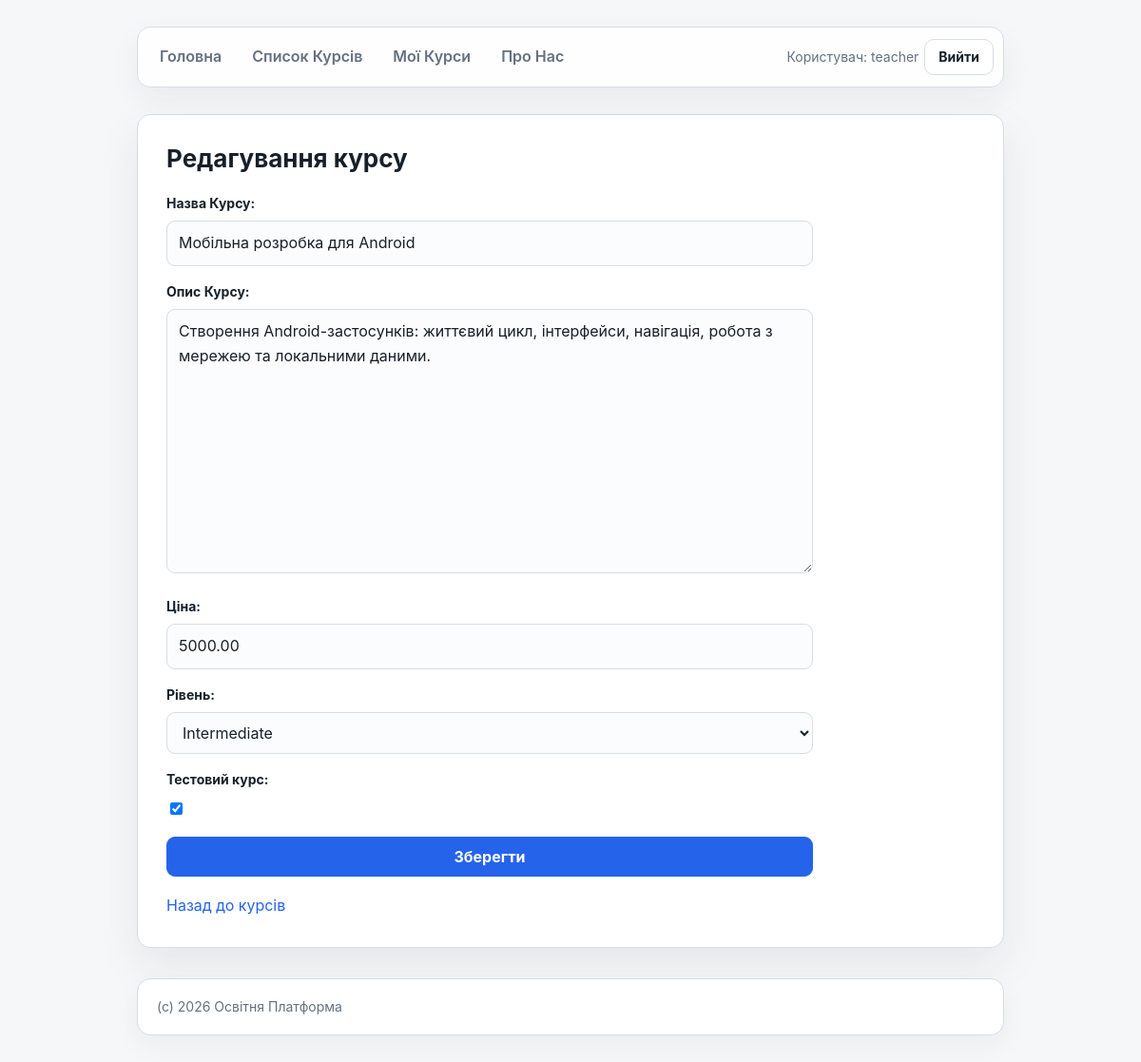
/teacher/courses/22/edit/ (signed in), run on an earlier commit of the app's database.
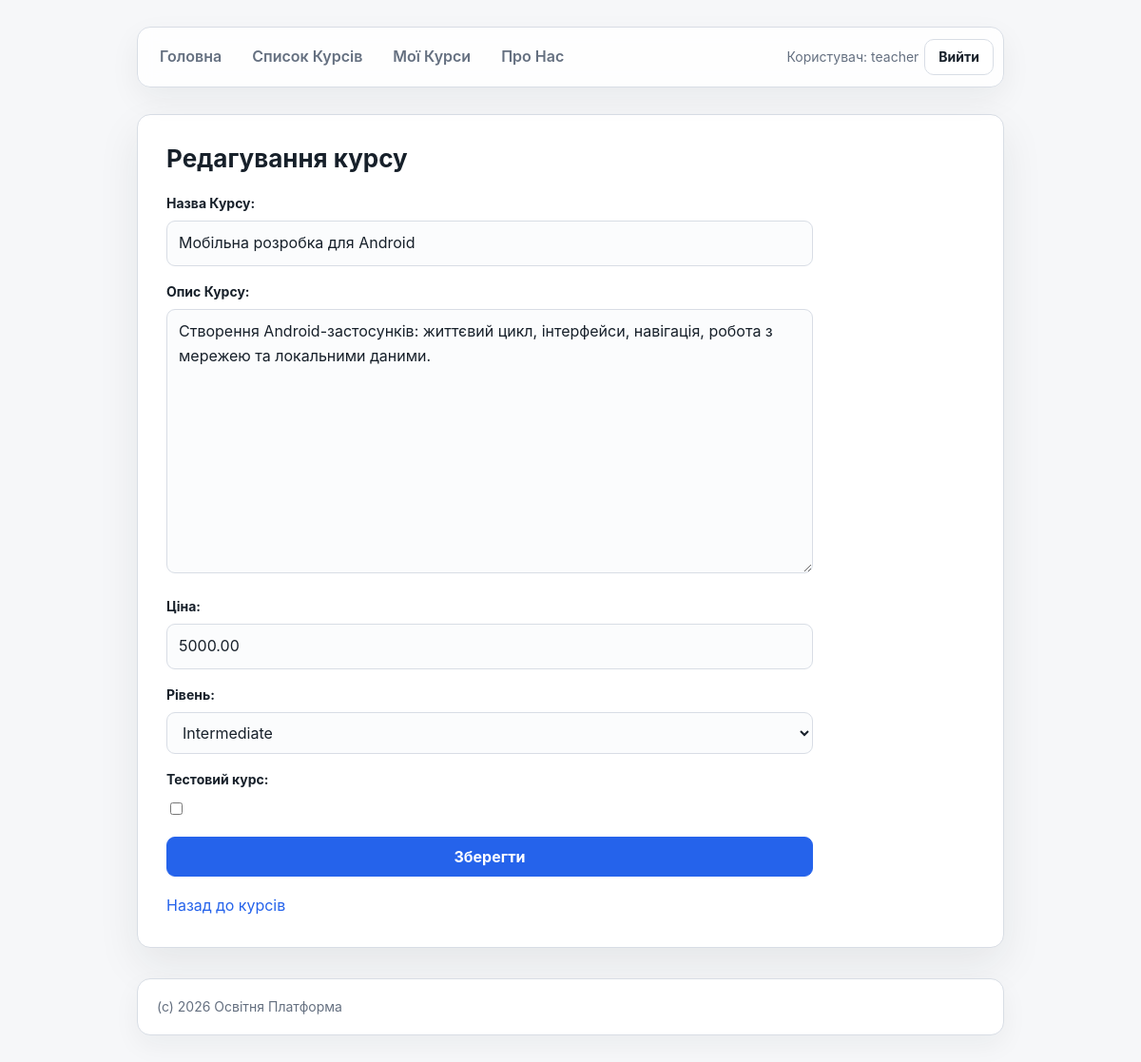
And on a later commit of the database.
### courses/models/course.py (models this page shows, shortened)
class Course(models.Model):
    LEVELS = [
        ('beginner', 'Beginner'),
        ('intermediate', 'Intermediate'),
        ('advanced', 'Advanced'),
    ]
    name = models.CharField(max_length=200)
    description = models.TextField()
    teacher = models.ForeignKey(settings.AUTH_USER_MODEL, on_delete=models.SET_NULL, null=True, blank=True)
    level = models.CharField(max_length=32, choices=LEVELS, default='beginner')
    price = models.DecimalField(decimal_places=2, max_digits=6, default=5000.0)
    is_test = models.BooleanField(default=False)
    created_at = models.DateTimeField(auto_now_add=True)
    updated_at = models.DateTimeField(auto_now=True)

### courses/views.py (the view)
# urls.py: path('teacher/courses/<int:course_id>/edit/', course_update, name='course_update'),
@login_required
@user_passes_test(is_teacher)
def course_update(request, course_id):
    course = get_object_or_404(Course, id=course_id, teacher=request.user)
    if request.method == 'POST':
        form = CourseForm(request.POST, instance=course)
        if form.is_valid():
            form.save()
            messages.success(request, 'Курс було успішно оновлено!')
            return redirect('teacher_dashboard')
    else:
        form = CourseForm(instance=course)
    return render(request, 'courses/course_form.html', {'form': form, 'course': course})

### courses/forms/course.py
class CourseForm(forms.ModelForm):
    class Meta:
        model = Course
        fields = ['name', 'description', 'price', 'level', 'is_test']
        labels = {
            'name': 'Назва Курсу',
            'description': 'Опис Курсу',
            'price': 'Ціна',
            'level': 'Рівень',
            'is_test': 'Тестовий курс',
        }
        widgets = {
            'description': forms.Textarea(attrs={'class': 'course-description'})
        }

### courses/permissions.py (called while the page is built)
def is_teacher(user):
    return (
        user.is_authenticated
        and hasattr(user, 'profile')
        and user.profile.role == Profile.ROLE_TEACHER
    )

### courses/templates/courses/course_form.html (shortened to what this page needs)
{% extends "courses/base.html" %}
{% block main %}
<main class="teacher-page course-editor">
    {% if course %}
        <h1>Редагування курсу</h1>
    {% else %}
        <h1>Створення курсу</h1>
    {% endif %}
    <form class="teacher-form" method="post">
        {{ form.as_p }}
        <button type="submit">Зберегти</button>
    </form>
    <p class="page-action">
        <a href="{% url 'teacher_dashboard' %}">Назад до курсів</a>
    </p>
</main>
{% endblock %}

What changed in the data, as far as the page shows it:
changed Course "Мобільна розробка для Android": is_test "☑" → "☐"
